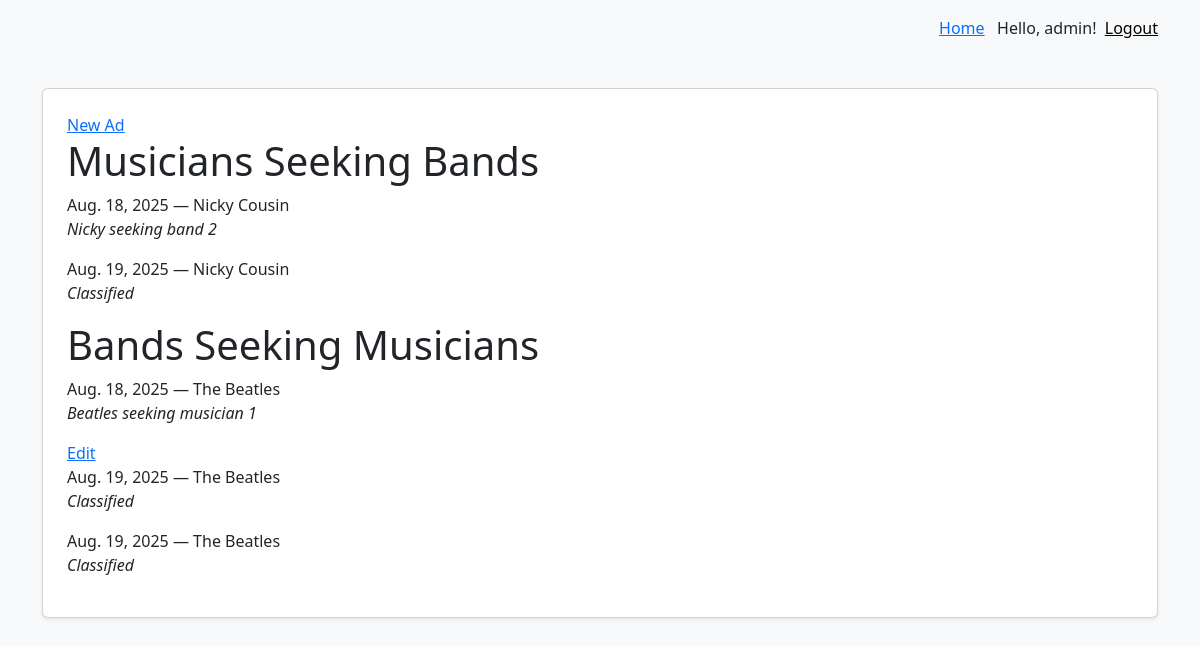
The page /content/list-ads/ (signed in) on the database its author committed.
### content/models.py (models this page shows, shortened)
class SeekingAd(models.Model):
    date = models.DateField(auto_now_add=True)
    owner = models.ForeignKey(User, on_delete=models.CASCADE)
    seeking = models.CharField(max_length=1, choices=MusicianBandChoice.choices)
    musician = models.ForeignKey(
        Musician, on_delete=models.SET_NULL, blank=True, null=True
    )
    band = models.ForeignKey(Band, on_delete=models.SET_NULL, blank=True, null=True)
    content = models.TextField()
    class Meta:
        ordering = [
            "date",
        ]

### bands/models.py (models this page shows, shortened)
class Musician(models.Model):
    first_name = models.CharField(max_length=50)
    last_name = models.CharField(max_length=50)
    birth = models.DateField()
    description = models.TextField(blank=True)
    picture = models.ImageField(blank=True, null=True)
    class Meta:
        ordering = ["last_name", "first_name"]

class Band(models.Model):
    name = models.CharField(max_length=20)
    musicians = models.ManyToManyField(Musician)
    class Meta:
        ordering = [
            "name",
        ]

### content/views.py (the view)
# urls.py: path("list-ads/", views.list_ads, name="list_ads"),
def list_ads(request):
    data = {
        "seeking_musician": SeekingAd.objects.filter(
            seeking=MusicianBandChoice.MUSICIAN
        ),
        "seeking_band": SeekingAd.objects.filter(seeking=MusicianBandChoice.BAND),
    }
    return render(request, "list_ads.html", data)

### templates/list_ads.html (shortened to what this page needs)
{% extends "base.html" %}
{% block content %}
    {% if request.user.is_authenticated %}
        <a href="{% url 'seeking_ad' %}">New Ad</a>
    {% endif %}
    <h1>Musicians Seeking Bands</h1>
    {% for ad in seeking_band %}
        <p>
            {{ ad.date }} &mdash;
            {{ ad.musician.first_name }} {{ ad.musician.last_name }}
            <br/>
            <i>{{ ad.content }}</i>
        </p>
    {% empty %}
        <p><i>No ads at this time</i></p>
    {% endfor %}
    <h1>Bands Seeking Musicians</h1>
    {% for ad in seeking_musician %}
        <p>
            {{ ad.date }} &mdash; {{ ad.band.name }}
            <br/>
            <i>{{ ad.content }}</i>
        </p>
        {% if ad.owner == request.user %}
            <a href="{% url 'edit_seeking_ad' ad.id %}">Edit</a>
        {% endif %}
    {% empty %}
        <p><i>No ads at this time</i></p>
    {% endfor %}
{% endblock content %}

### templates/base.html (shortened to what this page needs)
<!DOCTYPE html>
<html lang="en">
<head>
    <link
        href="https://cdn.jsdelivr.net/npm/bootstrap@5.3.3/dist/css/bootstrap.min.css"
        rel="stylesheet"
>
</head>
<body class="bg-light">
    <div class="container mt-3 d-flex justify-content-end">
        <a href="{% url 'home' %}">Home</a>&nbsp;&nbsp;
        {% if user.is_authenticated %}
            Hello, {{ user.username }}! &nbsp;
            <form id="logout-form" method="post" action="{% url 'logout' %}">
                <button type="submit" style="background: none; border:none; cursor:pointer; padding:0; text-decoration: underline;">
                    Logout
                </button>
            </form>
        {% else %}
            <a href="{% url 'login' %}">Login</a>
        {% endif %}
    </div>
    <main class="container my-5">
        <div class="card shadow-sm p-4 bg-white rounded">
            {% block content %}
            {% endblock content %}
        </div>
    </main>
</body>
</html>

### rows shown on the page
SeekingAd: date "Aug. 18, 2025", musician.first_name "Nicky", musician.last_name "Cousin", content "Nicky seeking band 2"
SeekingAd: date "Aug. 19, 2025", musician.first_name "Nicky", musician.last_name "Cousin", content "Classified"
SeekingAd: date "Aug. 18, 2025", band.name "The Beatles", content "Beatles seeking musician 1", shows "Edit"
SeekingAd: date "Aug. 19, 2025", band.name "The Beatles", content "Classified"
SeekingAd: date "Aug. 19, 2025", band.name "The Beatles", content "Classified"

### other values the page prints
{{ user.username }} "admin"
